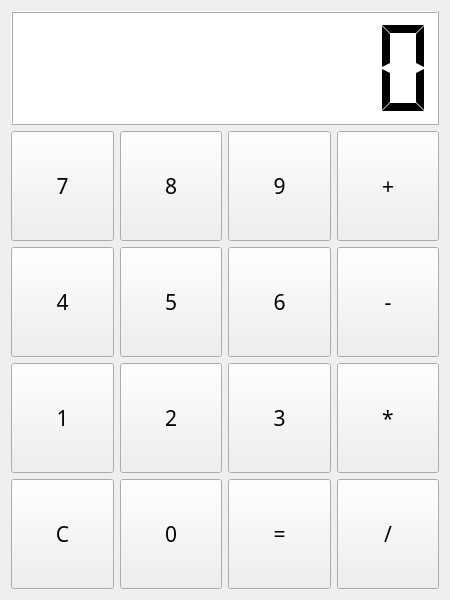
<?xml version="1.0" encoding="UTF-8"?>
<ui version="4.0">
 <class>MainWindow</class>
 <widget class="QMainWindow" name="MainWindow">
  <property name="geometry">
   <rect>
    <x>0</x>
    <y>0</y>
    <width>450</width>
    <height>600</height>
   </rect>
  </property>
  <property name="windowTitle">
   <string>HXX's Calculator</string>
  </property>
  <widget class="QWidget" name="centralWidget">
   <layout class="QVBoxLayout" name="verticalLayout" stretch="2,8">
    <item>
     <widget class="QLCDNumber" name="lcdNumber">
      <property name="font">
       <font>
        <pointsize>9</pointsize>
        <weight>50</weight>
        <bold>false</bold>
       </font>
      </property>
      <property name="styleSheet">
       <string notr="true">background-color: rgb(255, 255, 255);</string>
      </property>
      <property name="smallDecimalPoint">
       <bool>false</bool>
      </property>
      <property name="digitCount">
       <number>8</number>
      </property>
      <property name="segmentStyle">
       <enum>QLCDNumber::Flat</enum>
      </property>
      <property name="value" stdset="0">
       <double>0.000000000000000</double>
      </property>
      <property name="intValue" stdset="0">
       <number>0</number>
      </property>
     </widget>
    </item>
    <item>
     <layout class="QGridLayout" name="gridLayout">
      <item row="0" column="0">
       <widget class="QPushButton" name="btn_7">
        <property name="sizePolicy">
         <sizepolicy hsizetype="Minimum" vsizetype="Expanding">
          <horstretch>0</horstretch>
          <verstretch>0</verstretch>
         </sizepolicy>
        </property>
        <property name="font">
         <font>
          <family>黑体</family>
          <pointsize>16</pointsize>
         </font>
        </property>
        <property name="text">
         <string>7</string>
        </property>
       </widget>
      </item>
      <item row="1" column="1">
       <widget class="QPushButton" name="btn_5">
        <property name="sizePolicy">
         <sizepolicy hsizetype="Minimum" vsizetype="Expanding">
          <horstretch>0</horstretch>
          <verstretch>0</verstretch>
         </sizepolicy>
        </property>
        <property name="font">
         <font>
          <family>黑体</family>
          <pointsize>16</pointsize>
         </font>
        </property>
        <property name="text">
         <string>5</string>
        </property>
       </widget>
      </item>
      <item row="1" column="2">
       <widget class="QPushButton" name="btn_6">
        <property name="sizePolicy">
         <sizepolicy hsizetype="Minimum" vsizetype="Expanding">
          <horstretch>0</horstretch>
          <verstretch>0</verstretch>
         </sizepolicy>
        </property>
        <property name="font">
         <font>
          <family>黑体</family>
          <pointsize>16</pointsize>
         </font>
        </property>
        <property name="text">
         <string>6</string>
        </property>
       </widget>
      </item>
      <item row="2" column="2">
       <widget class="QPushButton" name="btn_3">
        <property name="sizePolicy">
         <sizepolicy hsizetype="Minimum" vsizetype="Expanding">
          <horstretch>0</horstretch>
          <verstretch>0</verstretch>
         </sizepolicy>
        </property>
        <property name="font">
         <font>
          <family>黑体</family>
          <pointsize>16</pointsize>
         </font>
        </property>
        <property name="text">
         <string>3</string>
        </property>
       </widget>
      </item>
      <item row="2" column="3">
       <widget class="QPushButton" name="btn_mult">
        <property name="sizePolicy">
         <sizepolicy hsizetype="Minimum" vsizetype="Expanding">
          <horstretch>0</horstretch>
          <verstretch>0</verstretch>
         </sizepolicy>
        </property>
        <property name="font">
         <font>
          <family>黑体</family>
          <pointsize>16</pointsize>
         </font>
        </property>
        <property name="text">
         <string>*</string>
        </property>
       </widget>
      </item>
      <item row="2" column="0">
       <widget class="QPushButton" name="btn_1">
        <property name="sizePolicy">
         <sizepolicy hsizetype="Minimum" vsizetype="Expanding">
          <horstretch>0</horstretch>
          <verstretch>0</verstretch>
         </sizepolicy>
        </property>
        <property name="font">
         <font>
          <family>黑体</family>
          <pointsize>16</pointsize>
         </font>
        </property>
        <property name="text">
         <string>1</string>
        </property>
       </widget>
      </item>
      <item row="0" column="2">
       <widget class="QPushButton" name="btn_9">
        <property name="sizePolicy">
         <sizepolicy hsizetype="Minimum" vsizetype="Expanding">
          <horstretch>0</horstretch>
          <verstretch>0</verstretch>
         </sizepolicy>
        </property>
        <property name="font">
         <font>
          <family>黑体</family>
          <pointsize>16</pointsize>
         </font>
        </property>
        <property name="text">
         <string>9</string>
        </property>
       </widget>
      </item>
      <item row="2" column="1">
       <widget class="QPushButton" name="btn_2">
        <property name="sizePolicy">
         <sizepolicy hsizetype="Minimum" vsizetype="Expanding">
          <horstretch>0</horstretch>
          <verstretch>0</verstretch>
         </sizepolicy>
        </property>
        <property name="font">
         <font>
          <family>黑体</family>
          <pointsize>16</pointsize>
         </font>
        </property>
        <property name="text">
         <string>2</string>
        </property>
       </widget>
      </item>
      <item row="3" column="0">
       <widget class="QPushButton" name="btn_clear">
        <property name="sizePolicy">
         <sizepolicy hsizetype="Minimum" vsizetype="Expanding">
          <horstretch>0</horstretch>
          <verstretch>0</verstretch>
         </sizepolicy>
        </property>
        <property name="font">
         <font>
          <family>黑体</family>
          <pointsize>16</pointsize>
         </font>
        </property>
        <property name="text">
         <string>C</string>
        </property>
       </widget>
      </item>
      <item row="0" column="1">
       <widget class="QPushButton" name="btn_8">
        <property name="sizePolicy">
         <sizepolicy hsizetype="Minimum" vsizetype="Expanding">
          <horstretch>0</horstretch>
          <verstretch>0</verstretch>
         </sizepolicy>
        </property>
        <property name="font">
         <font>
          <family>黑体</family>
          <pointsize>16</pointsize>
         </font>
        </property>
        <property name="text">
         <string>8</string>
        </property>
       </widget>
      </item>
      <item row="0" column="3">
       <widget class="QPushButton" name="btn_plus">
        <property name="sizePolicy">
         <sizepolicy hsizetype="Minimum" vsizetype="Expanding">
          <horstretch>0</horstretch>
          <verstretch>0</verstretch>
         </sizepolicy>
        </property>
        <property name="font">
         <font>
          <family>黑体</family>
          <pointsize>16</pointsize>
         </font>
        </property>
        <property name="text">
         <string>+</string>
        </property>
       </widget>
      </item>
      <item row="1" column="3">
       <widget class="QPushButton" name="btn_minus">
        <property name="sizePolicy">
         <sizepolicy hsizetype="Minimum" vsizetype="Expanding">
          <horstretch>0</horstretch>
          <verstretch>0</verstretch>
         </sizepolicy>
        </property>
        <property name="font">
         <font>
          <family>黑体</family>
          <pointsize>16</pointsize>
         </font>
        </property>
        <property name="text">
         <string>-</string>
        </property>
       </widget>
      </item>
      <item row="1" column="0">
       <widget class="QPushButton" name="btn_4">
        <property name="sizePolicy">
         <sizepolicy hsizetype="Minimum" vsizetype="Expanding">
          <horstretch>0</horstretch>
          <verstretch>0</verstretch>
         </sizepolicy>
        </property>
        <property name="font">
         <font>
          <family>黑体</family>
          <pointsize>16</pointsize>
         </font>
        </property>
        <property name="text">
         <string>4</string>
        </property>
       </widget>
      </item>
      <item row="3" column="2">
       <widget class="QPushButton" name="btn_equal">
        <property name="sizePolicy">
         <sizepolicy hsizetype="Minimum" vsizetype="Expanding">
          <horstretch>0</horstretch>
          <verstretch>0</verstretch>
         </sizepolicy>
        </property>
        <property name="font">
         <font>
          <family>黑体</family>
          <pointsize>16</pointsize>
         </font>
        </property>
        <property name="text">
         <string>=</string>
        </property>
       </widget>
      </item>
      <item row="3" column="1">
       <widget class="QPushButton" name="btn_0">
        <property name="sizePolicy">
         <sizepolicy hsizetype="Minimum" vsizetype="Expanding">
          <horstretch>0</horstretch>
          <verstretch>0</verstretch>
         </sizepolicy>
        </property>
        <property name="font">
         <font>
          <family>黑体</family>
          <pointsize>16</pointsize>
         </font>
        </property>
        <property name="text">
         <string>0</string>
        </property>
       </widget>
      </item>
      <item row="3" column="3">
       <widget class="QPushButton" name="btn_divides">
        <property name="sizePolicy">
         <sizepolicy hsizetype="Minimum" vsizetype="Expanding">
          <horstretch>0</horstretch>
          <verstretch>0</verstretch>
         </sizepolicy>
        </property>
        <property name="font">
         <font>
          <family>黑体</family>
          <pointsize>16</pointsize>
         </font>
        </property>
        <property name="text">
         <string>/</string>
        </property>
       </widget>
      </item>
     </layout>
    </item>
   </layout>
  </widget>
 </widget>
 <layoutdefault spacing="6" margin="11"/>
 <resources/>
 <connections/>
</ui>
